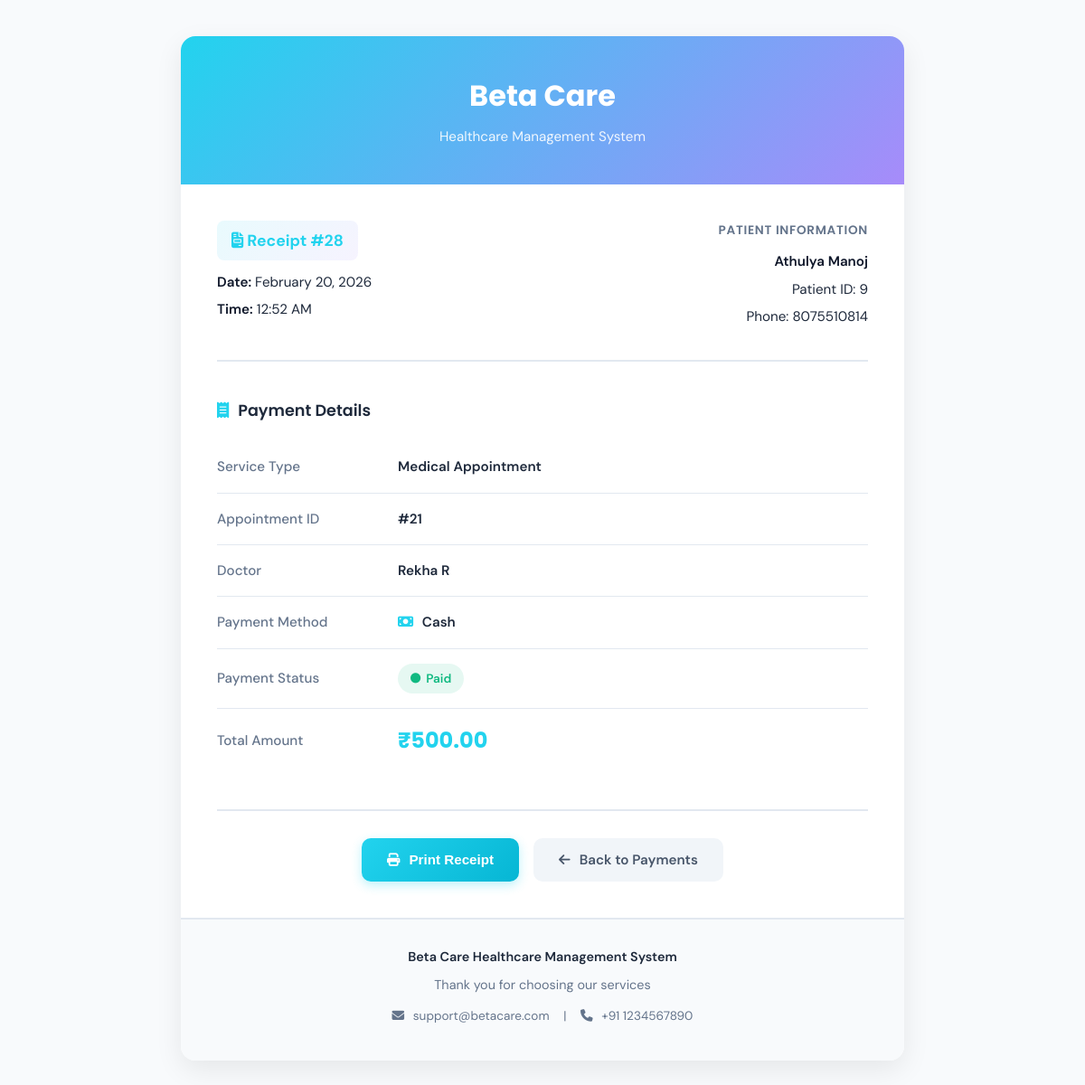
Page /dashboard/admin/payments/receipt/28/ on the committed database.
### core/models.py (models this page shows, shortened)
class Payment(models.Model):
    PAYMENT_METHODS = [
        ('UPI', 'UPI'),
        ('Card', 'Card'),
        ('Cash', 'Cash'),
        ('NetBanking', 'Net Banking'),
    ]
    PAYMENT_STATUS = [
        ('Paid', 'Paid'),
        ('Pending', 'Pending'),
        ('Failed', 'Failed'),
    ]
    patient = models.ForeignKey(
        'PatientProfile',
        on_delete=models.CASCADE,
        related_name="payments"
    )
    appointment = models.ForeignKey(
        'Appointment',
        on_delete=models.CASCADE,
        related_name="payments",
        null=True,      # ✅ IMPORTANT
        blank=True      # ✅ IMPORTANT
    )
    test_booking = models.ForeignKey(
        'TestBooking',
        on_delete=models.CASCADE,
        null=True,
        blank=True,
        related_name="payments"
    )
    amount = models.DecimalField(max_digits=10, decimal_places=2)
    payment_method = models.CharField(
        max_length=20,
        choices=PAYMENT_METHODS
    )
    payment_status = models.CharField(
        max_length=20,
        choices=PAYMENT_STATUS,
        default="Pending"
    )
    payment_date = models.DateTimeField(auto_now_add=True)
    transaction_id = models.CharField(
        max_length=100,
        blank=True,
        null=True
    )

class PatientProfile(models.Model):
    user = models.OneToOneField(User, on_delete=models.CASCADE)
    full_name = models.CharField(max_length=100)
    email = models.EmailField(null=True, unique=True)
    gender = models.CharField(max_length=10, blank=True)
    dob = models.DateField(null=True, blank=True)
    phone = models.CharField(max_length=15)
    address = models.TextField(blank=True)
    status = models.CharField(max_length=20, default="Active")
    BLOOD_GROUP_CHOICES = [
        ('A+', 'A+'), ('A-', 'A-'),
        ('B+', 'B+'), ('B-', 'B-'),
        ('AB+', 'AB+'), ('AB-', 'AB-'),
        ('O+', 'O+'), ('O-', 'O-'),
    ]
    blood_group = models.CharField(
        max_length=3,
        choices=BLOOD_GROUP_CHOICES,
        null=True,
        blank=True
    )

class Appointment(models.Model):
    STATUS_CHOICES = [
        ('Pending Payment', 'Pending Payment'),  # Initial status when appointment is created
        ('Scheduled', 'Scheduled'),              # After payment is completed
        ('Confirmed', 'Confirmed'),              # Doctor confirmed
        ('Completed', 'Completed'),              # Appointment finished
        ('Cancelled', 'Cancelled'),              # Appointment cancelled
        ('No Show', 'No Show'),                  # Patient didn't show up
    ]
    patient = models.ForeignKey(PatientProfile, on_delete=models.CASCADE)
    doctor = models.ForeignKey(DoctorProfile, on_delete=models.CASCADE)
    appointment_date = models.DateField()
    appointment_time = models.TimeField()
    reason = models.CharField(max_length=255)
    status = models.CharField(
        max_length=20,
        choices=STATUS_CHOICES,
        default="Pending Payment"  # Changed default
    )
    created_at = models.DateTimeField(auto_now_add=True)

class DoctorProfile(models.Model):
    user = models.OneToOneField(User, on_delete=models.CASCADE)
    department = models.CharField(max_length=100)
    specialization = models.CharField(max_length=100)
    license_number = models.CharField(max_length=50, blank=True, default="")
    experience = models.PositiveIntegerField(default=0, help_text="Years of experience")
    consultation_fee = models.DecimalField(
    max_digits=8,
    decimal_places=2,
    default=0.00,  # default value for new and existing rows
    help_text="Fee in INR"
)
    phone = models.CharField(max_length=15)
    bio = models.TextField(blank=True)
    status = models.CharField(max_length=20, default="Active")

### core/views.py (the view)
# urls.py: path('dashboard/admin/payments/receipt/<int:payment_id>/', views.admin_payment_receipt, name='admin_payment_receipt'),
def admin_payment_receipt(request, payment_id):
    payment = get_object_or_404(Payment, id=payment_id)
    return render(request, 'core/dashboard/admin_payment_receipt.html', {
        'payment': payment
    })

### core/templates/core/dashboard/admin_payment_receipt.html (shortened to what this page needs)
{% load static %}
<!DOCTYPE html>
<html lang="en">
<head>
    <link href="https://cdnjs.cloudflare.com/ajax/libs/font-awesome/6.5.0/css/all.min.css" rel="stylesheet">
</head>
<body>
    <div class="receipt-container">
        <div class="receipt-header">
            <h1>Beta Care</h1>
            <p>Healthcare Management System</p>
        </div>
        <div class="receipt-body">
            <div class="receipt-info">
                <div class="info-section">
                    <div class="receipt-number">
                        <i class="fa-solid fa-file-invoice"></i>
                        Receipt #{{ payment.id }}
                    </div>
                    <p><strong>Date:</strong> {{ payment.payment_date|date:"F d, Y" }}</p>
                    <p><strong>Time:</strong> {{ payment.payment_date|date:"h:i A" }}</p>
                </div>
                <div class="info-section" style="text-align: right;">
                    <h3>Patient Information</h3>
                    <p><strong>{{ payment.patient.full_name }}</strong></p>
                    <p>Patient ID: {{ payment.patient.id }}</p>
                    {% if payment.patient.phone %}
                    <p>Phone: {{ payment.patient.phone }}</p>
                    {% endif %}
                </div>
            </div>
            <div class="payment-details">
                <h3>
                    <i class="fa-solid fa-receipt"></i>
                    Payment Details
                </h3>
                <table class="details-table">
                    <tr>
                        <td>Service Type</td>
                        <td>Medical Appointment</td>
                    </tr>
                    <tr>
                        <td>Appointment ID</td>
                        <td>#{{ payment.appointment.id }}</td>
                    </tr>
                    {% if payment.appointment.doctor %}
                    <tr>
                        <td>Doctor</td>
                        <td>{{ payment.appointment.doctor.user.get_full_name }}</td>
                    </tr>
                    {% endif %}
                    <tr>
                        <td>Payment Method</td>
                        <td>
                            <i class="fa-solid fa-{% if payment.payment_method == 'Cash' %}money-bill{% elif payment.payment_method == 'Card' %}credit-card{% else %}wallet{% endif %}" style="color: #22d3ee; margin-right: 6px;"></i>
                            {{ payment.payment_method }}
                        </td>
                    </tr>
                    <tr>
                        <td>Payment Status</td>
                        <td>
                            <span class="status-badge {% if payment.payment_status == 'Paid' %}status-paid{% else %}status-pending{% endif %}">
                                <i class="fa-solid fa-circle"></i>
                                {{ payment.payment_status }}
                            </span>
                        </td>
                    </tr>
                    <tr class="amount-row">
                        <td>Total Amount</td>
                        <td>₹{{ payment.amount }}</td>
                    </tr>
                </table>
            </div>
            <div class="action-buttons">
                <button class="btn btn-print" onclick="window.print()">
                    <i class="fa-solid fa-print"></i>
                    Print Receipt
                </button>
                <a href="{% url 'admin_payments' %}" class="btn btn-back">
                    <i class="fa-solid fa-arrow-left"></i>
                    Back to Payments
                </a>
            </div>
        </div>
        <div class="receipt-footer">
            <p class="company-info">Beta Care Healthcare Management System</p>
            <p>Thank you for choosing our services</p>
            <p style="font-size: 0.85rem; margin-top: 12px;">
                <i class="fa-solid fa-envelope" style="margin-right: 6px;"></i>
                support@betacare.com
                <span style="margin: 0 12px;">|</span>
                <i class="fa-solid fa-phone" style="margin-right: 6px;"></i>
                +91 1234567890
            </p>
        </div>
    </div>
</body>
</html>

### core/templates/core/dashboard/admin_payment_receipt.html (style rules this page uses)
* { margin: 0; padding: 0; box-sizing: border-box; }
body { font-family: 'DM Sans', -apple-system, BlinkMacSystemFont, sans-serif; background: #f8fafc; padding: 40px 20px; line-height: 1.6; }
.receipt-container { max-width: 800px; margin: 0 auto; background: #ffffff; border-radius: 16px; box-shadow: 0 10px 30px rgba(0, 0, 0, 0.08); overflow: hidden; }
.receipt-header { background: linear-gradient(135deg, #22d3ee, #a78bfa); padding: 40px; color: white; text-align: center; }
.receipt-header h1 { font-family: 'Poppins', sans-serif; font-size: 2rem; font-weight: 700; margin-bottom: 8px; }
.receipt-header p { font-size: 0.95rem; opacity: 0.9; }
.receipt-body { padding: 40px; }
.receipt-info { display: flex; justify-content: space-between; margin-bottom: 40px; padding-bottom: 30px; border-bottom: 2px solid #e2e8f0; }
.info-section h3 { font-family: 'Poppins', sans-serif; font-size: 0.85rem; font-weight: 600; color: #64748b; text-transform: uppercase; letter-spacing: 0.05em; margin-bottom: 12px; }
.info-section p { font-size: 0.95rem; color: #1e293b; margin-bottom: 6px; }
.info-section strong { font-weight: 600; color: #0f172a; }
.receipt-number { display: inline-block; background: linear-gradient(135deg, rgba(34, 211, 238, 0.1), rgba(167, 139, 250, 0.1)); color: #22d3ee; padding: 8px 16px; border-radius: 8px; font-weight: 700; font-size: 1.1rem; margin-bottom: 12px; }
.payment-details { margin-bottom: 40px; }
.payment-details h3 { font-family: 'Poppins', sans-serif; font-size: 1.1rem; font-weight: 600; color: #1e293b; margin-bottom: 20px; display: flex; align-items: center; gap: 10px; }
.payment-details h3 i { color: #22d3ee; }
.details-table { width: 100%; border-collapse: collapse; }
.details-table tr { border-bottom: 1px solid #e2e8f0; }
.details-table tr:last-child { border-bottom: none; }
.details-table td { padding: 16px 0; font-size: 0.95rem; }
.details-table td:first-child { color: #64748b; font-weight: 500; width: 200px; }
.details-table td:last-child { color: #1e293b; font-weight: 600; }
.status-badge { display: inline-flex; align-items: center; gap: 6px; padding: 6px 14px; border-radius: 20px; font-size: 0.85rem; font-weight: 600; }
.status-paid { background: rgba(16, 185, 129, 0.1); color: #10b981; }
.status-badge i { font-size: 0.7rem; }
.amount-row td:last-child { font-size: 1.5rem; font-family: 'Poppins', sans-serif; font-weight: 700; color: #22d3ee; }
.receipt-footer { background: #f8fafc; padding: 30px 40px; border-top: 2px solid #e2e8f0; text-align: center; }
.receipt-footer p { color: #64748b; font-size: 0.9rem; margin-bottom: 8px; }
.receipt-footer .company-info { font-weight: 600; color: #1e293b; }
.action-buttons { display: flex; justify-content: center; gap: 16px; margin-top: 40px; padding-top: 30px; border-top: 2px solid #e2e8f0; }
.btn { display: inline-flex; align-items: center; gap: 10px; padding: 12px 28px; border: none; border-radius: 10px; font-weight: 600; font-size: 0.95rem; cursor: pointer; transition: all 0.2s ease; text-decoration: none; }
.btn-print { background: linear-gradient(135deg, #22d3ee, #06b6d4); color: white; box-shadow: 0 4px 12px rgba(34, 211, 238, 0.3); }
.btn-back { background: #f1f5f9; color: #475569; }
.btn i { font-size: 0.9rem; }

### rows in the picture
Payment: id "28", payment_date "February 20, 2026", payment_date "12:52 AM", patient.full_name "Athulya Manoj", patient.id "9", patient.phone "8075510814", appointment.id "21", appointment.doctor.user.get_full_name "Rekha R", payment_method "Cash", payment_status "Paid", amount "500.00"
